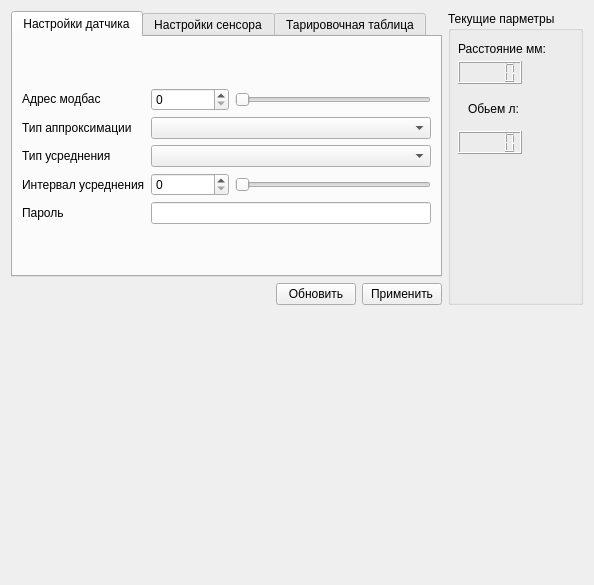
<?xml version="1.0" encoding="UTF-8"?>
<ui version="4.0">
 <class>MWS</class>
 <widget class="QWidget" name="MWS">
  <property name="geometry">
   <rect>
    <x>0</x>
    <y>0</y>
    <width>594</width>
    <height>585</height>
   </rect>
  </property>
  <property name="windowTitle">
   <string>Form</string>
  </property>
  <layout class="QGridLayout" name="gridLayout" rowstretch="3,2,3">
   <item row="0" column="0">
    <layout class="QHBoxLayout" name="horizontalLayout_2">
     <item>
      <layout class="QVBoxLayout" name="verticalLayout">
       <item>
        <widget class="QTabWidget" name="tabWidget">
         <property name="currentIndex">
          <number>0</number>
         </property>
         <widget class="QWidget" name="tab">
          <attribute name="title">
           <string>Настройки датчика</string>
          </attribute>
          <layout class="QGridLayout" name="gridLayout_3">
           <item row="0" column="0">
            <layout class="QHBoxLayout" name="horizontalLayout_5">
             <item>
              <layout class="QVBoxLayout" name="verticalLayout_2">
               <item>
                <widget class="QLabel" name="label_3">
                 <property name="text">
                  <string>Адрес модбас</string>
                 </property>
                </widget>
               </item>
               <item>
                <widget class="QLabel" name="label_4">
                 <property name="text">
                  <string>Тип аппроксимации</string>
                 </property>
                </widget>
               </item>
               <item>
                <widget class="QLabel" name="label_5">
                 <property name="text">
                  <string>Тип усреднения</string>
                 </property>
                </widget>
               </item>
               <item>
                <widget class="QLabel" name="label_6">
                 <property name="text">
                  <string>Интервал усреднения</string>
                 </property>
                </widget>
               </item>
               <item>
                <widget class="QLabel" name="label_7">
                 <property name="text">
                  <string>Пароль</string>
                 </property>
                </widget>
               </item>
              </layout>
             </item>
             <item>
              <layout class="QVBoxLayout" name="verticalLayout_3" stretch="0,0,0,0,0">
               <item>
                <layout class="QHBoxLayout" name="horizontalLayout_3" stretch="2,5">
                 <item>
                  <widget class="QSpinBox" name="spinBox"/>
                 </item>
                 <item>
                  <widget class="QSlider" name="horizontalSlider">
                   <property name="orientation">
                    <enum>Qt::Horizontal</enum>
                   </property>
                  </widget>
                 </item>
                </layout>
               </item>
               <item>
                <widget class="QComboBox" name="comboBox"/>
               </item>
               <item>
                <widget class="QComboBox" name="comboBox_2"/>
               </item>
               <item>
                <layout class="QHBoxLayout" name="horizontalLayout_4" stretch="2,5">
                 <item>
                  <widget class="QSpinBox" name="spinBox_2"/>
                 </item>
                 <item>
                  <widget class="QSlider" name="horizontalSlider_2">
                   <property name="orientation">
                    <enum>Qt::Horizontal</enum>
                   </property>
                  </widget>
                 </item>
                </layout>
               </item>
               <item>
                <widget class="QLineEdit" name="lineEdit"/>
               </item>
              </layout>
             </item>
            </layout>
           </item>
          </layout>
         </widget>
         <widget class="QWidget" name="tab_2">
          <attribute name="title">
           <string>Настройки сенсора</string>
          </attribute>
          <layout class="QGridLayout" name="gridLayout_2">
           <item row="0" column="0">
            <layout class="QHBoxLayout" name="horizontalLayout_14">
             <item>
              <layout class="QHBoxLayout" name="horizontalLayout_12">
               <item>
                <layout class="QVBoxLayout" name="verticalLayout_4">
                 <item>
                  <widget class="QLabel" name="label_8">
                   <property name="font">
                    <font>
                     <pointsize>7</pointsize>
                    </font>
                   </property>
                   <property name="text">
                    <string>ID сенсора</string>
                   </property>
                  </widget>
                 </item>
                 <item>
                  <widget class="QLabel" name="label_9">
                   <property name="font">
                    <font>
                     <pointsize>7</pointsize>
                    </font>
                   </property>
                   <property name="text">
                    <string>&lt;html&gt;&lt;head/&gt;&lt;body&gt;&lt;p&gt;Начало измерения:&lt;br/&gt;(мм)&lt;/p&gt;&lt;/body&gt;&lt;/html&gt;</string>
                   </property>
                  </widget>
                 </item>
                 <item>
                  <widget class="QLabel" name="label_10">
                   <property name="font">
                    <font>
                     <pointsize>7</pointsize>
                    </font>
                   </property>
                   <property name="text">
                    <string>&lt;html&gt;&lt;head/&gt;&lt;body&gt;&lt;p&gt;Конец измерений:&lt;br/&gt;(мм)&lt;/p&gt;&lt;/body&gt;&lt;/html&gt;</string>
                   </property>
                  </widget>
                 </item>
                 <item>
                  <widget class="QLabel" name="label_13">
                   <property name="font">
                    <font>
                     <pointsize>7</pointsize>
                    </font>
                   </property>
                   <property name="text">
                    <string>Усиление сигнала:</string>
                   </property>
                  </widget>
                 </item>
                 <item>
                  <widget class="QLabel" name="label_15">
                   <property name="font">
                    <font>
                     <pointsize>7</pointsize>
                    </font>
                   </property>
                   <property name="text">
                    <string>HWAS:</string>
                   </property>
                  </widget>
                 </item>
                 <item>
                  <widget class="QLabel" name="label_17">
                   <property name="font">
                    <font>
                     <pointsize>7</pointsize>
                    </font>
                   </property>
                   <property name="text">
                    <string>Бегущее среднее:</string>
                   </property>
                  </widget>
                 </item>
                </layout>
               </item>
               <item>
                <layout class="QVBoxLayout" name="verticalLayout_5">
                 <item>
                  <layout class="QHBoxLayout" name="horizontalLayout_9" stretch="2,5">
                   <item>
                    <widget class="QSpinBox" name="spinBox_6"/>
                   </item>
                   <item>
                    <widget class="QSlider" name="horizontalSlider_6">
                     <property name="orientation">
                      <enum>Qt::Horizontal</enum>
                     </property>
                    </widget>
                   </item>
                  </layout>
                 </item>
                 <item>
                  <layout class="QHBoxLayout" name="horizontalLayout_6" stretch="2,5">
                   <item>
                    <widget class="QDoubleSpinBox" name="doubleSpinBox"/>
                   </item>
                   <item>
                    <widget class="QSlider" name="horizontalSlider_3">
                     <property name="orientation">
                      <enum>Qt::Horizontal</enum>
                     </property>
                    </widget>
                   </item>
                  </layout>
                 </item>
                 <item>
                  <layout class="QHBoxLayout" name="horizontalLayout_10" stretch="2,5">
                   <item>
                    <widget class="QDoubleSpinBox" name="doubleSpinBox_2"/>
                   </item>
                   <item>
                    <widget class="QSlider" name="horizontalSlider_7">
                     <property name="orientation">
                      <enum>Qt::Horizontal</enum>
                     </property>
                    </widget>
                   </item>
                  </layout>
                 </item>
                 <item>
                  <layout class="QHBoxLayout" name="horizontalLayout_7" stretch="2,5">
                   <item>
                    <widget class="QSpinBox" name="spinBox_4"/>
                   </item>
                   <item>
                    <widget class="QSlider" name="horizontalSlider_4">
                     <property name="orientation">
                      <enum>Qt::Horizontal</enum>
                     </property>
                    </widget>
                   </item>
                  </layout>
                 </item>
                 <item>
                  <layout class="QHBoxLayout" name="horizontalLayout_11" stretch="2,5">
                   <item>
                    <widget class="QSpinBox" name="spinBox_8"/>
                   </item>
                   <item>
                    <widget class="QSlider" name="horizontalSlider_8">
                     <property name="orientation">
                      <enum>Qt::Horizontal</enum>
                     </property>
                    </widget>
                   </item>
                  </layout>
                 </item>
                 <item>
                  <layout class="QHBoxLayout" name="horizontalLayout_8" stretch="2,5">
                   <item>
                    <widget class="QSpinBox" name="spinBox_5"/>
                   </item>
                   <item>
                    <widget class="QSlider" name="horizontalSlider_5">
                     <property name="orientation">
                      <enum>Qt::Horizontal</enum>
                     </property>
                    </widget>
                   </item>
                  </layout>
                 </item>
                </layout>
               </item>
              </layout>
             </item>
             <item>
              <layout class="QHBoxLayout" name="horizontalLayout_13" stretch="2,5">
               <item>
                <layout class="QVBoxLayout" name="verticalLayout_6">
                 <item>
                  <widget class="QLabel" name="label_21">
                   <property name="font">
                    <font>
                     <pointsize>7</pointsize>
                    </font>
                   </property>
                   <property name="text">
                    <string>Шум:</string>
                   </property>
                  </widget>
                 </item>
                 <item>
                  <widget class="QLabel" name="label_19">
                   <property name="font">
                    <font>
                     <pointsize>7</pointsize>
                    </font>
                   </property>
                   <property name="text">
                    <string>Делитель:</string>
                   </property>
                  </widget>
                 </item>
                 <item>
                  <widget class="QLabel" name="label_18">
                   <property name="font">
                    <font>
                     <pointsize>7</pointsize>
                    </font>
                   </property>
                   <property name="text">
                    <string>Макс сигнал:</string>
                   </property>
                  </widget>
                 </item>
                 <item>
                  <widget class="QLabel" name="label_12">
                   <property name="font">
                    <font>
                     <pointsize>7</pointsize>
                    </font>
                   </property>
                   <property name="text">
                    <string>Режим энергосбережения:</string>
                   </property>
                  </widget>
                 </item>
                 <item>
                  <widget class="QLabel" name="label_20">
                   <property name="font">
                    <font>
                     <pointsize>7</pointsize>
                    </font>
                   </property>
                   <property name="text">
                    <string>Асинхр. измерение:</string>
                   </property>
                  </widget>
                 </item>
                 <item>
                  <widget class="QLabel" name="label_11">
                   <property name="font">
                    <font>
                     <pointsize>7</pointsize>
                    </font>
                   </property>
                   <property name="text">
                    <string>Режим повторения:</string>
                   </property>
                  </widget>
                 </item>
                 <item>
                  <widget class="QLabel" name="label_14">
                   <property name="font">
                    <font>
                     <pointsize>7</pointsize>
                    </font>
                   </property>
                   <property name="text">
                    <string>TXD:</string>
                   </property>
                  </widget>
                 </item>
                 <item>
                  <widget class="QLabel" name="label_16">
                   <property name="font">
                    <font>
                     <pointsize>7</pointsize>
                    </font>
                   </property>
                   <property name="text">
                    <string>Профиль:</string>
                   </property>
                  </widget>
                 </item>
                </layout>
               </item>
               <item>
                <layout class="QVBoxLayout" name="verticalLayout_7">
                 <item>
                  <widget class="QComboBox" name="comboBox_8"/>
                 </item>
                 <item>
                  <widget class="QComboBox" name="comboBox_7"/>
                 </item>
                 <item>
                  <widget class="QComboBox" name="comboBox_4"/>
                 </item>
                 <item>
                  <widget class="QComboBox" name="comboBox_9"/>
                 </item>
                 <item>
                  <widget class="QComboBox" name="comboBox_10"/>
                 </item>
                 <item>
                  <widget class="QComboBox" name="comboBox_3"/>
                 </item>
                 <item>
                  <widget class="QComboBox" name="comboBox_5"/>
                 </item>
                 <item>
                  <widget class="QComboBox" name="comboBox_6"/>
                 </item>
                </layout>
               </item>
              </layout>
             </item>
            </layout>
           </item>
          </layout>
         </widget>
         <widget class="QWidget" name="tab_3">
          <attribute name="title">
           <string>Тарировочная таблица</string>
          </attribute>
          <layout class="QGridLayout" name="gridLayout_4">
           <item row="0" column="0">
            <layout class="QHBoxLayout" name="horizontalLayout_15">
             <item>
              <widget class="QLabel" name="label_22">
               <property name="text">
                <string>Количество точек</string>
               </property>
              </widget>
             </item>
             <item>
              <widget class="QSpinBox" name="spinBox_7"/>
             </item>
            </layout>
           </item>
           <item row="1" column="0">
            <widget class="QTableWidget" name="tableWidget"/>
           </item>
           <item row="2" column="0">
            <layout class="QHBoxLayout" name="horizontalLayout_16">
             <item>
              <spacer name="horizontalSpacer_2">
               <property name="orientation">
                <enum>Qt::Horizontal</enum>
               </property>
               <property name="sizeHint" stdset="0">
                <size>
                 <width>178</width>
                 <height>20</height>
                </size>
               </property>
              </spacer>
             </item>
             <item>
              <widget class="QPushButton" name="pushButton_3">
               <property name="text">
                <string>Отправить</string>
               </property>
              </widget>
             </item>
             <item>
              <widget class="QPushButton" name="pushButton_4">
               <property name="text">
                <string>Считать</string>
               </property>
              </widget>
             </item>
            </layout>
           </item>
          </layout>
         </widget>
        </widget>
       </item>
       <item>
        <layout class="QHBoxLayout" name="horizontalLayout">
         <item>
          <spacer name="horizontalSpacer">
           <property name="orientation">
            <enum>Qt::Horizontal</enum>
           </property>
           <property name="sizeHint" stdset="0">
            <size>
             <width>208</width>
             <height>20</height>
            </size>
           </property>
          </spacer>
         </item>
         <item>
          <widget class="QPushButton" name="pushButton_2">
           <property name="text">
            <string>Обновить</string>
           </property>
          </widget>
         </item>
         <item>
          <widget class="QPushButton" name="pushButton">
           <property name="text">
            <string>Применить</string>
           </property>
          </widget>
         </item>
        </layout>
       </item>
      </layout>
     </item>
     <item>
      <widget class="QGroupBox" name="groupBox">
       <property name="title">
        <string>Текущие парметры</string>
       </property>
       <widget class="QLabel" name="label">
        <property name="geometry">
         <rect>
          <x>10</x>
          <y>30</y>
          <width>91</width>
          <height>16</height>
         </rect>
        </property>
        <property name="text">
         <string>Расстояние мм:</string>
        </property>
       </widget>
       <widget class="QLCDNumber" name="lcdNumber">
        <property name="geometry">
         <rect>
          <x>10</x>
          <y>50</y>
          <width>64</width>
          <height>23</height>
         </rect>
        </property>
       </widget>
       <widget class="QLabel" name="label_2">
        <property name="geometry">
         <rect>
          <x>20</x>
          <y>90</y>
          <width>61</width>
          <height>16</height>
         </rect>
        </property>
        <property name="text">
         <string>Обьем л:</string>
        </property>
       </widget>
       <widget class="QLCDNumber" name="lcdNumber_2">
        <property name="geometry">
         <rect>
          <x>10</x>
          <y>120</y>
          <width>64</width>
          <height>23</height>
         </rect>
        </property>
       </widget>
      </widget>
     </item>
    </layout>
   </item>
   <item row="1" column="0">
    <layout class="QHBoxLayout" name="horizontalLayout_17">
     <item>
      <widget class="QCustomPlot" name="widget" native="true"/>
     </item>
     <item>
      <widget class="QCustomPlot" name="widget_3" native="true"/>
     </item>
    </layout>
   </item>
   <item row="2" column="0">
    <widget class="QCustomPlot" name="widget_2" native="true"/>
   </item>
  </layout>
 </widget>
 <customwidgets>
  <customwidget>
   <class>QCustomPlot</class>
   <extends>QWidget</extends>
   <header>qcustomplot.h</header>
   <container>1</container>
  </customwidget>
 </customwidgets>
 <resources/>
 <connections/>
</ui>
